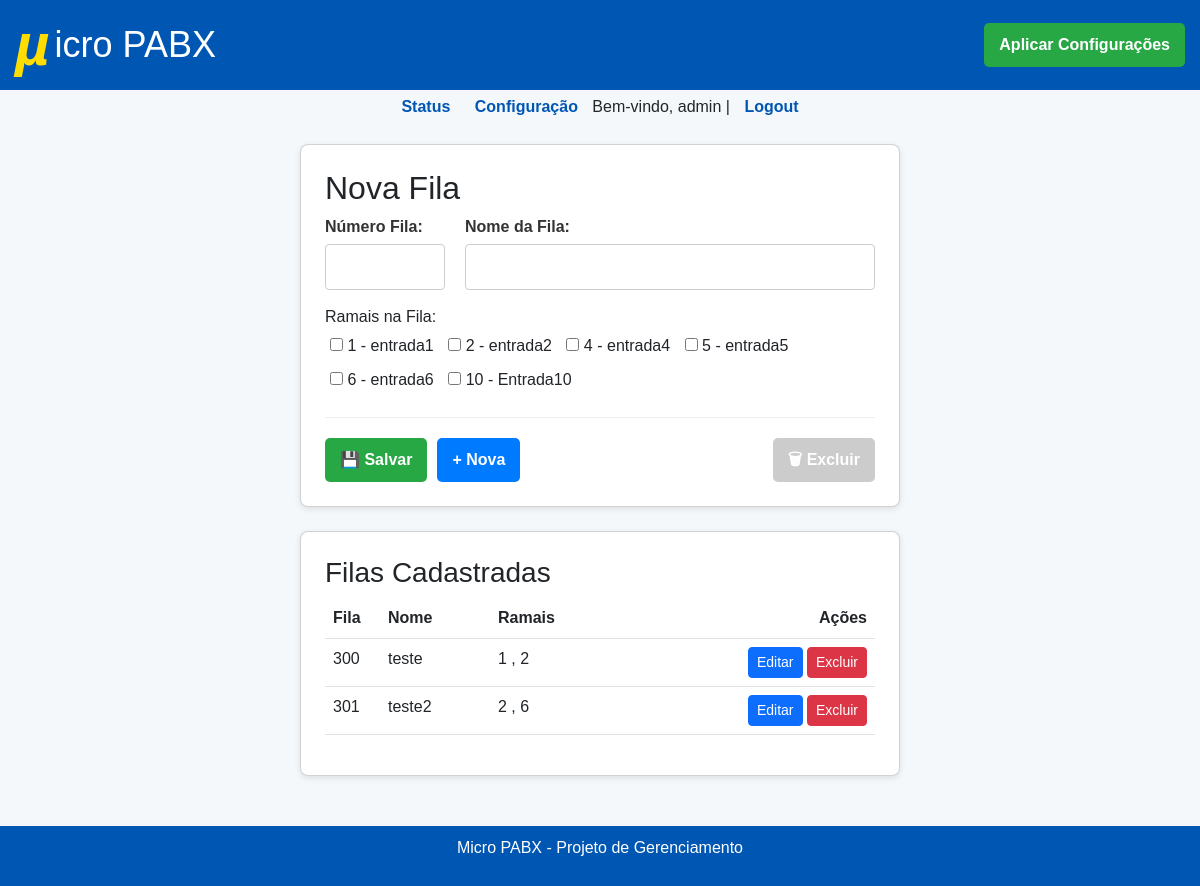
The page /config/fila (signed in) on the database its author committed.
### tables this page shows
CREATE TABLE ramais (
                    id INTEGER PRIMARY KEY AUTOINCREMENT,
                    ramal INTEGER UNIQUE NOT NULL,
                    nome TEXT NOT NULL,
                    senha TEXT NOT NULL,
                    contexto TEXT DEFAULT 'interno'
                );

CREATE TABLE filas (
                    id INTEGER PRIMARY KEY AUTOINCREMENT,
                    fila INTEGER UNIQUE NOT NULL,
                    nome TEXT NOT NULL
                );

### blueprints/pabx.py (the view, shortened to what this page needs)
@pabx_bp.route("/fila", methods=["GET", "POST"])
@login_required
def cadastro_fila():
    ramais = get_ramais()
    filas = get_filas()
    return render_template("config_filas.html", ramais=ramais, filas=filas)

### auth.py (called while the page is built)
def login_required(f):
    @wraps(f)
    def decorated_function(*args, **kwargs):
        if not session.get("user"):
            flash("Você precisa estar logado para acessar esta página.", "warning")
            return redirect(url_for("auth.login")) # Rota de login agora está no blueprint 'auth'
        return f(*args, **kwargs)
    return decorated_function

### database.py (called while the page is built)
def get_db():
    conn = sqlite3.connect(DB_PATH)
    conn.row_factory = sqlite3.Row
    return conn

def get_ramais():
    conn = get_db()
    ramais_raw = conn.execute("SELECT id, ramal, nome, senha, contexto FROM ramais order by ramal").fetchall()
    ramais = []
    for r in ramais_raw:
        ramais.append({
            "id": r["id"],
            "ramal": r["ramal"],
            "nome": r["nome"],
            "senha": r["senha"],
            "contexto": r["contexto"]
        })
    conn.close()
    return ramais

def get_filas():
    db = get_db()
    filas_raw = db.execute("SELECT id, fila, nome FROM filas order by fila").fetchall()
    filas = []
    for f in filas_raw:
        ramais_associados = db.execute(
            "SELECT ramal_id FROM ramal_fila WHERE fila_id = ?", (f["id"],)
        ).fetchall()
        ramais_id_list = [r["ramal_id"] for r in ramais_associados]
        filas.append({
            "id": f["id"], "fila": f["fila"], "nome": f["nome"], "ramais": ramais_id_list
        })
    db.close()
    return filas

### templates/config_filas.html (shortened to what this page needs)
{% extends "base.html" %}
{% block content %}
<div class="card p-4">
    <h2 id="form-title">Nova Fila</h2>
    <form method="POST" id="form-fila" action="{{ url_for('pabx.cadastro_fila') }}">
        <div class="form-row">
            <div class="form-group" style="flex-basis: 120px; flex-grow: 0;">
                <label for="fila">Número Fila:</label>
                <input type="number" name="fila" id="fila" required>
            </div>
            <div class="form-group">
                <label for="nome">Nome da Fila:</label>
                <input type="text" name="nome" id="nome" required>
            </div>
        </div>
        <div>
            <label>Ramais na Fila:</label>
            <div>
                {% for r in ramais %}
                        <label style="padding: 5px;">
                            <input type="checkbox" name="ramais" value="{{ r.id }}">
                            {{ r.ramal }} - {{ r.nome }}
                        </label>
                {% endfor %}
            </div>
        </div>
        <div class="form-actions">
            <button type="submit" class="btn-save">&#128190; Salvar</button>
            <button type="button" class="btn-new" onclick="resetForm()">&#43; Nova</button>
            <button type="button" class="btn-delete" id="btn-delete" onclick="excluirFila()" disabled>&#128465; Excluir</button>
        </div>
    </form>
</div>
<div class="card p-4 mt-4">
    <h3>Filas Cadastradas</h3>
    {% if filas %}
        <table class="table">
            <thead>
                <tr>
                    <th style="width: 10%;">Fila</th>
                    <th style="width: 20%;">Nome</th>
                    <th style="width: 45%;">Ramais</th>
                    <th style="width: 25%;">Ações</th>
                </tr>
            </thead>
            <tbody>
                {% for f in filas %}
                <tr>
                    <td>{{ f.fila }}</td>
                    <td>{{ f.nome }}</td>
                    <td>
                        {% if f.ramais %}
                            {% for r in f.ramais %}
                                {{ r }} {% if not loop.last %}, {% endif %}
                            {% endfor %}
                        {% else %}
                            Nenhum
                        {% endif %}
                    </td>
                    <td>
                        <button class="btn btn-sm btn-primary" onclick="selectFilaTabela('{{ f.id }}','{{ f.fila }}','{{ f.nome }}', {{ f.ramais | tojson }})">Editar</button>
                        <button class="btn btn-sm btn-danger" onclick="excluirFilaDireto('{{ f.id }}','{{ f.fila }}')">Excluir</button>
                    </td>
                </tr>
                {% endfor %}
            </tbody>
        </table>
    {% else %}
        <p>Nenhuma fila cadastrada.</p>
    {% endif %}
</div>
{% endblock %}

### templates/base.html (style rules this page uses)
body { font-family: Arial, sans-serif; background-color: #f4f8fb; margin: 0; padding: 0; }
.card { background: white; border-radius: 8px; padding: 20px; margin: 15px auto; max-width: 600px; box-shadow: 0 2px 6px rgba(0,0,0,0.1); }

### templates/config_filas.html (style rules this page uses)
.form-row { display: flex; gap: 20px; margin-bottom: 15px; }
.form-group { flex: 1; display: flex; flex-direction: column; }
.form-group label { font-weight: bold; margin-bottom: 5px; color: #333; }
.form-group input { width: 100%; padding: 10px; border: 1px solid #ccc; border-radius: 4px; }
.form-actions { display: flex; gap: 10px; margin-top: 20px; padding-top: 20px; border-top: 1px solid #eee; }
.form-actions button { padding: 10px 15px; border: none; border-radius: 5px; font-weight: bold; cursor: pointer; display: inline-flex; align-items: center; gap: 5px; }
.btn-save { background-color: #28a745; color: white; }
.btn-new { background-color: #007bff; color: white; }
.btn-delete { background-color: #dc3545; color: white; margin-left: auto; }
.btn-delete:disabled { background-color: #ccc; cursor: not-allowed; }
.table th:last-child, .table td:last-child { text-align: right; }

### rows shown on the page
ramais: ramal "1", nome "entrada1"
ramais: ramal "2", nome "entrada2"
ramais: ramal "4", nome "entrada4"
ramais: ramal "5", nome "entrada5"
ramais: ramal "6", nome "entrada6"
ramais: ramal "10", nome "Entrada10"
filas: fila "300", nome "teste", ramais "1" "2"
filas: fila "301", nome "teste2", ramais "2" "6"

### other values the page prints
{{ session.get('user') }} "admin"
